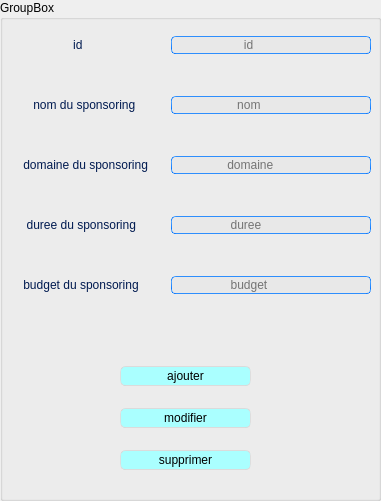
      <widget class="QGroupBox" name="ajouter">
       <property name="geometry">
        <rect>
         <x>10</x>
         <y>0</y>
         <width>381</width>
         <height>501</height>
        </rect>
       </property>
       <property name="styleSheet">
        <string notr="true">QMainWindow {
	background-color:#ffffff;
}
QTextEdit {
	border-width: 1px;
	border-style: solid;
	border-color: qlineargradient(spread:pad, x1:0.5, y1:1, x2:0.5, y2:0, stop:0 rgba(0, 113, 255, 255), stop:1 rgba(91, 171, 252, 255));
}
QPlainTextEdit {
	border-width: 1px;
	border-style: solid;
	border-color: qlineargradient(spread:pad, x1:0.5, y1:1, x2:0.5, y2:0, stop:0 rgba(0, 113, 255, 255), stop:1 rgba(91, 171, 252, 255));
}
QToolButton {
	border-style: solid;
	border-top-color: qlineargradient(spread:pad, x1:0.5, y1:1, x2:0.5, y2:0, stop:0 rgb(215, 215, 215), stop:1 rgb(222, 222, 222));
	border-right-color: qlineargradient(spread:pad, x1:0, y1:0.5, x2:1, y2:0.5, stop:0 rgb(217, 217, 217), stop:1 rgb(227, 227, 227));
	border-left-color: qlineargradient(spread:pad, x1:0, y1:0.5, x2:1, y2:0.5, stop:0 rgb(227, 227, 227), stop:1 rgb(217, 217, 217));
	border-bottom-color: qlineargradient(spread:pad, x1:0.5, y1:1, x2:0.5, y2:0, stop:0 rgb(215, 215, 215), stop:1 rgb(222, 222, 222));
	border-width: 1px;
	border-radius: 5px;
	color: rgb(0,0,0);
	padding: 2px;
	background-color: rgb(255,255,255);
}
QToolButton:hover{
	border-style: solid;
	border-top-color: qlineargradient(spread:pad, x1:0.5, y1:1, x2:0.5, y2:0, stop:0 rgb(195, 195, 195), stop:1 rgb(222, 222, 222));
	border-right-color: qlineargradient(spread:pad, x1:0, y1:0.5, x2:1, y2:0.5, stop:0 rgb(197, 197, 197), stop:1 rgb(227, 227, 227));
	border-left-color: qlineargradient(spread:pad, x1:0, y1:0.5, x2:1, y2:0.5, stop:0 rgb(227, 227, 227), stop:1 rgb(197, 197, 197));
	border-bottom-color: qlineargradient(spread:pad, x1:0.5, y1:1, x2:0.5, y2:0, stop:0 rgb(195, 195, 195), stop:1 rgb(222, 222, 222));
	border-width: 1px;
	border-radius: 5px;
	color: rgb(0,0,0);
	padding: 2px;
	background-color: rgb(255,255,255);
}
QToolButton:pressed{
	border-style: solid;
	border-top-color: qlineargradient(spread:pad, x1:0.5, y1:1, x2:0.5, y2:0, stop:0 rgb(215, 215, 215), stop:1 rgb(222, 222, 222));
	border-right-color: qlineargradient(spread:pad, x1:0, y1:0.5, x2:1, y2:0.5, stop:0 rgb(217, 217, 217), stop:1 rgb(227, 227, 227));
	border-left-color: qlineargradient(spread:pad, x1:0, y1:0.5, x2:1, y2:0.5, stop:0 rgb(227, 227, 227), stop:1 rgb(217, 217, 217));
	border-bottom-color: qlineargradient(spread:pad, x1:0.5, y1:1, x2:0.5, y2:0, stop:0 rgb(215, 215, 215), stop:1 rgb(222, 222, 222));
	border-width: 1px;
	border-radius: 5px;
	color: rgb(0,0,0);
	padding: 2px;
	background-color: rgb(142,142,142);
}
QPushButton{
	border-style: solid;
	border-top-color: qlineargradient(spread:pad, x1:0.5, y1:1, x2:0.5, y2:0, stop:0 rgb(215, 215, 215), stop:1 rgb(222, 222, 222));
	border-right-color: qlineargradient(spread:pad, x1:0, y1:0.5, x2:1, y2:0.5, stop:0 rgb(217, 217, 217), stop:1 rgb(227, 227, 227));
	border-left-color: qlineargradient(spread:pad, x1:0, y1:0.5, x2:1, y2:0.5, stop:0 rgb(227, 227, 227), stop:1 rgb(217, 217, 217));
	border-bottom-color: qlineargradient(spread:pad, x1:0.5, y1:1, x2:0.5, y2:0, stop:0 rgb(215, 215, 215), stop:1 rgb(222, 222, 222));
	border-width: 1px;
	border-radius: 5px;
	color: rgb(0,0,0);
	padding: 2px;
	background-color: rgb(255,255,255);
}
QPushButton::default{
	border-style: solid;
	border-top-color: qlineargradient(spread:pad, x1:0.5, y1:1, x2:0.5, y2:0, stop:0 rgb(215, 215, 215), stop:1 rgb(222, 222, 222));
	border-right-color: qlineargradient(spread:pad, x1:0, y1:0.5, x2:1, y2:0.5, stop:0 rgb(217, 217, 217), stop:1 rgb(227, 227, 227));
	border-left-color: qlineargradient(spread:pad, x1:0, y1:0.5, x2:1, y2:0.5, stop:0 rgb(227, 227, 227), stop:1 rgb(217, 217, 217));
	border-bottom-color: qlineargradient(spread:pad, x1:0.5, y1:1, x2:0.5, y2:0, stop:0 rgb(215, 215, 215), stop:1 rgb(222, 222, 222));
	border-width: 1px;
	border-radius: 5px;
	color: rgb(0,0,0);
	padding: 2px;
	background-color: rgb(255,255,255);
}
QPushButton:hover{
	border-style: solid;
	border-top-color: qlineargradient(spread:pad, x1:0.5, y1:1, x2:0.5, y2:0, stop:0 rgb(195, 195, 195), stop:1 rgb(222, 222, 222));
	border-right-color: qlineargradient(spread:pad, x1:0, y1:0.5, x2:1, y2:0.5, stop:0 rgb(197, 197, 197), stop:1 rgb(227, 227, 227));
	border-left-color: qlineargradient(spread:pad, x1:0, y1:0.5, x2:1, y2:0.5, stop:0 rgb(227, 227, 227), stop:1 rgb(197, 197, 197));
	border-bottom-color: qlineargradient(spread:pad, x1:0.5, y1:1, x2:0.5, y2:0, stop:0 rgb(195, 195, 195), stop:1 rgb(222, 222, 222));
	border-width: 1px;
	border-radius: 5px;
	color: rgb(0,0,0);
	padding: 2px;
	background-color: rgb(255,255,255);
}
QPushButton:pressed{
	border-style: solid;
	border-top-color: qlineargradient(spread:pad, x1:0.5, y1:1, x2:0.5, y2:0, stop:0 rgb(215, 215, 215), stop:1 rgb(222, 222, 222));
	border-right-color: qlineargradient(spread:pad, x1:0, y1:0.5, x2:1, y2:0.5, stop:0 rgb(217, 217, 217), stop:1 rgb(227, 227, 227));
	border-left-color: qlineargradient(spread:pad, x1:0, y1:0.5, x2:1, y2:0.5, stop:0 rgb(227, 227, 227), stop:1 rgb(217, 217, 217));
	border-bottom-color: qlineargradient(spread:pad, x1:0.5, y1:1, x2:0.5, y2:0, stop:0 rgb(215, 215, 215), stop:1 rgb(222, 222, 222));
	border-width: 1px;
	border-radius: 5px;
	color: rgb(0,0,0);
	padding: 2px;
	background-color: rgb(142,142,142);
}
QPushButton:disabled{
	border-style: solid;
	border-top-color: qlineargradient(spread:pad, x1:0.5, y1:1, x2:0.5, y2:0, stop:0 rgb(215, 215, 215), stop:1 rgb(222, 222, 222));
	border-right-color: qlineargradient(spread:pad, x1:0, y1:0.5, x2:1, y2:0.5, stop:0 rgb(217, 217, 217), stop:1 rgb(227, 227, 227));
	border-left-color: qlineargradient(spread:pad, x1:0, y1:0.5, x2:1, y2:0.5, stop:0 rgb(227, 227, 227), stop:1 rgb(217, 217, 217));
	border-bottom-color: qlineargradient(spread:pad, x1:0.5, y1:1, x2:0.5, y2:0, stop:0 rgb(215, 215, 215), stop:1 rgb(222, 222, 222));
	border-width: 1px;
	border-radius: 5px;
	color: #808086;
	padding: 2px;
	background-color: rgb(142,142,142);
}
QLineEdit {
	border-width: 1px; border-radius: 4px;
	border-style: solid;
	border-color: qlineargradient(spread:pad, x1:0.5, y1:1, x2:0.5, y2:0, stop:0 rgba(0, 113, 255, 255), stop:1 rgba(91, 171, 252, 255));
}
QLabel {
	color: #000000;
}
QLCDNumber {
	color: rgb(0, 113, 255, 255);
}
QProgressBar {
	text-align: center;
	color: rgb(240, 240, 240);
	border-width: 1px; 
	border-radius: 10px;
	border-color: rgb(230, 230, 230);
	border-style: solid;
	background-color:rgb(207,207,207);
}
QProgressBar::chunk {
	background-color: qlineargradient(spread:pad, x1:0.5, y1:1, x2:0.5, y2:0, stop:0 rgba(49, 147, 250, 255), stop:1 rgba(34, 142, 255, 255));
	border-radius: 10px;
}
QMenuBar {
	background-color: qlineargradient(spread:pad, x1:0.5, y1:1, x2:0.5, y2:0, stop:0 rgba(207, 209, 207, 255), stop:1 rgba(230, 229, 230, 255));
}
QMenuBar::item {
	color: #000000;
  	spacing: 3px;
  	padding: 1px 4px;
	background-color: qlineargradient(spread:pad, x1:0.5, y1:1, x2:0.5, y2:0, stop:0 rgba(207, 209, 207, 255), stop:1 rgba(230, 229, 230, 255));
}

QMenuBar::item:selected {
  	background-color: qlineargradient(spread:pad, x1:0.5, y1:1, x2:0.5, y2:0, stop:0 rgba(0, 113, 255, 255), stop:1 rgba(91, 171, 252, 255));
	color: #FFFFFF;
}
QMenu::item:selected {
	border-style: solid;
	border-top-color: transparent;
	border-right-color: transparent;
	border-left-color: qlineargradient(spread:pad, x1:0.5, y1:1, x2:0.5, y2:0, stop:0 rgba(0, 113, 255, 255), stop:1 rgba(91, 171, 252, 255));
	border-bottom-color: transparent;
	border-left-width: 2px;
	color: #000000;
	padding-left:15px;
	padding-top:4px;
	padding-bottom:4px;
	padding-right:7px;
}
QMenu::item {
	border-style: solid;
	border-top-color: transparent;
	border-right-color: transparent;
	border-left-color: transparent;
	border-bottom-color: transparent;
	border-bottom-width: 1px;
	color: #000000;
	padding-left:17px;
	padding-top:4px;
	padding-bottom:4px;
	padding-right:7px;
}
QTabWidget {
	color:rgb(0,0,0);
	background-color:#000000;
}
QTabWidget::pane {
		border-color: rgb(223,223,223);
		background-color:rgb(226,226,226);
		border-style: solid;
		border-width: 2px;
    	border-radius: 6px;
}
QTabBar::tab:first {
	border-style: solid;
	border-left-width:1px;
	border-right-width:0px;
	border-top-width:1px;
	border-bottom-width:1px;
	border-top-color: rgb(209,209,209);
	border-left-color: qlineargradient(spread:pad, x1:0.5, y1:1, x2:0.5, y2:0, stop:0 rgba(209, 209, 209, 209), stop:1 rgba(229, 229, 229, 229));
	border-bottom-color: rgb(229,229,229);
	border-top-left-radius: 4px;
	border-bottom-left-radius: 4px;
	color: #000000;
	padding: 3px;
	margin-left:0px;
	background-color: qlineargradient(spread:pad, x1:0.5, y1:1, x2:0.5, y2:0, stop:0 rgba(247, 247, 247, 255), stop:1 rgba(255, 255, 255, 255));
}
QTabBar::tab:last {
	border-style: solid;
	border-width:1px;
	border-top-color: rgb(209,209,209);
	border-left-color: qlineargradient(spread:pad, x1:0.5, y1:1, x2:0.5, y2:0, stop:0 rgba(209, 209, 209, 209), stop:1 rgba(229, 229, 229, 229));
	border-right-color: qlineargradient(spread:pad, x1:0.5, y1:1, x2:0.5, y2:0, stop:0 rgba(209, 209, 209, 209), stop:1 rgba(229, 229, 229, 229));
	border-bottom-color: rgb(229,229,229);
	border-top-right-radius: 4px;
	border-bottom-right-radius: 4px;
	color: #000000;
	padding: 3px;
	margin-left:0px;
	background-color: qlineargradient(spread:pad, x1:0.5, y1:1, x2:0.5, y2:0, stop:0 rgba(247, 247, 247, 255), stop:1 rgba(255, 255, 255, 255));
}
QTabBar::tab {
	border-style: solid;
	border-top-width:1px;
	border-bottom-width:1px;
	border-left-width:1px;
	border-top-color: rgb(209,209,209);
	border-left-color: qlineargradient(spread:pad, x1:0.5, y1:1, x2:0.5, y2:0, stop:0 rgba(209, 209, 209, 209), stop:1 rgba(229, 229, 229, 229));
	border-bottom-color: rgb(229,229,229);
	color: #000000;
	padding: 3px;
	margin-left:0px;
	background-color: qlineargradient(spread:pad, x1:0.5, y1:1, x2:0.5, y2:0, stop:0 rgba(247, 247, 247, 255), stop:1 rgba(255, 255, 255, 255));
}
QTabBar::tab:selected, QTabBar::tab:last:selected, QTabBar::tab:hover {
  	border-style: solid;
  	border-left-width:1px;
	border-right-color: transparent;
	border-top-color: rgb(209,209,209);
	border-left-color: qlineargradient(spread:pad, x1:0.5, y1:1, x2:0.5, y2:0, stop:0 rgba(209, 209, 209, 209), stop:1 rgba(229, 229, 229, 229));
	border-bottom-color: rgb(229,229,229);
	color: #FFFFFF;
	padding: 3px;
	margin-left:0px;
	background-color: qlineargradient(spread:pad, x1:0.5, y1:1, x2:0.5, y2:0, stop:0 rgba(0, 113, 255, 255), stop:1 rgba(91, 171, 252, 255));
}

QTabBar::tab:selected, QTabBar::tab:first:selected, QTabBar::tab:hover {
  	border-style: solid;
  	border-left-width:1px;
  	border-bottom-width:1px;
  	border-top-width:1px;
	border-right-color: transparent;
	border-top-color: rgb(209,209,209);
	border-left-color: qlineargradient(spread:pad, x1:0.5, y1:1, x2:0.5, y2:0, stop:0 rgba(209, 209, 209, 209), stop:1 rgba(229, 229, 229, 229));
	border-bottom-color: rgb(229,229,229);
	color: #FFFFFF;
	padding: 3px;
	margin-left:0px;
	background-color: qlineargradient(spread:pad, x1:0.5, y1:1, x2:0.5, y2:0, stop:0 rgba(0, 113, 255, 255), stop:1 rgba(91, 171, 252, 255));
}

QCheckBox {
	color: #000000;
	padding: 2px;
}
QCheckBox:disabled {
	color: #808086;
	padding: 2px;
}

QCheckBox:hover {
	border-radius:4px;
	border-style:solid;
	padding-left: 1px;
	padding-right: 1px;
	padding-bottom: 1px;
	padding-top: 1px;
	border-width:1px;
	border-color: transparent;
}
QCheckBox::indicator:checked {

	height: 10px;
	width: 10px;
	border-style:solid;
	border-width: 1px;
	border-color: qlineargradient(spread:pad, x1:0.5, y1:1, x2:0.5, y2:0, stop:0 rgba(0, 113, 255, 255), stop:1 rgba(91, 171, 252, 255));
	color: #000000;
	background-color: qlineargradient(spread:pad, x1:0.5, y1:1, x2:0.5, y2:0, stop:0 rgba(0, 113, 255, 255), stop:1 rgba(91, 171, 252, 255));
}
QCheckBox::indicator:unchecked {

	height: 10px;
	width: 10px;
	border-style:solid;
	border-width: 1px;
	border-color: qlineargradient(spread:pad, x1:0.5, y1:1, x2:0.5, y2:0, stop:0 rgba(0, 113, 255, 255), stop:1 rgba(91, 171, 252, 255));
	color: #000000;
}
QRadioButton {
	color: 000000;
	padding: 1px;
}
QRadioButton::indicator:checked {
	height: 10px;
	width: 10px;
	border-style:solid;
	border-radius:5px;
	border-width: 1px;
	border-color: qlineargradient(spread:pad, x1:0.5, y1:1, x2:0.5, y2:0, stop:0 rgba(0, 113, 255, 255), stop:1 rgba(91, 171, 252, 255));
	color: #a9b7c6;
	background-color: qlineargradient(spread:pad, x1:0.5, y1:1, x2:0.5, y2:0, stop:0 rgba(0, 113, 255, 255), stop:1 rgba(91, 171, 252, 255));
}
QRadioButton::indicator:!checked {
	height: 10px;
	width: 10px;
	border-style:solid;
	border-radius:5px;
	border-width: 1px;
	border-color: qlineargradient(spread:pad, x1:0.5, y1:1, x2:0.5, y2:0, stop:0 rgba(0, 113, 255, 255), stop:1 rgba(91, 171, 252, 255));
	color: #a9b7c6;
	background-color: transparent;
}
QStatusBar {
	color:#027f7f;
}
QSpinBox {
	border-style: solid;
	border-width: 1px;
	border-color: qlineargradient(spread:pad, x1:0.5, y1:1, x2:0.5, y2:0, stop:0 rgba(0, 113, 255, 255), stop:1 rgba(91, 171, 252, 255));
}
QDoubleSpinBox {
	border-style: solid;
	border-width: 1px;
	border-color: qlineargradient(spread:pad, x1:0.5, y1:1, x2:0.5, y2:0, stop:0 rgba(0, 113, 255, 255), stop:1 rgba(91, 171, 252, 255));
}
QTimeEdit {
	border-style: solid;
	border-width: 1px;
	border-color: qlineargradient(spread:pad, x1:0.5, y1:1, x2:0.5, y2:0, stop:0 rgba(0, 113, 255, 255), stop:1 rgba(91, 171, 252, 255));
}
QDateTimeEdit {
	border-style: solid;
	border-width: 1px;
	border-color: qlineargradient(spread:pad, x1:0.5, y1:1, x2:0.5, y2:0, stop:0 rgba(0, 113, 255, 255), stop:1 rgba(91, 171, 252, 255));
}
QDateEdit {
	border-style: solid;
	border-width: 1px;
	border-color: qlineargradient(spread:pad, x1:0.5, y1:1, x2:0.5, y2:0, stop:0 rgba(0, 113, 255, 255), stop:1 rgba(91, 171, 252, 255));
}

QToolBox {
	color: #a9b7c6;
	background-color:#000000;
}
QToolBox::tab {
	color: #a9b7c6;
	background-color:#000000;
}
QToolBox::tab:selected {
	color: #FFFFFF;
	background-color:#000000;
}
QScrollArea {
	color: #FFFFFF;
	background-color:#000000;
}
QSlider::groove:horizontal {
	height: 5px;
	background-color: qlineargradient(spread:pad, x1:0.5, y1:1, x2:0.5, y2:0, stop:0 rgba(49, 147, 250, 255), stop:1 rgba(34, 142, 255, 255));
}
QSlider::groove:vertical {
	width: 5px;
	background-color: qlineargradient(spread:pad, x1:0.5, y1:1, x2:0.5, y2:0, stop:0 rgba(49, 147, 250, 255), stop:1 rgba(34, 142, 255, 255));
}
QSlider::handle:horizontal {
	background: rgb(253,253,253);
	border-style: solid;
	border-width: 1px;
	border-color: rgb(207,207,207);
	width: 12px;
	margin: -5px 0;
	border-radius: 7px;
}
QSlider::handle:vertical {
	background: rgb(253,253,253);
	border-style: solid;
	border-width: 1px;
	border-color: rgb(207,207,207);
	height: 12px;
	margin: 0 -5px;
	border-radius: 7px;
}
QSlider::add-page:horizontal {
    background: rgb(181,181,181);
}
QSlider::add-page:vertical {
    background: rgb(181,181,181);
}
QSlider::sub-page:horizontal {
    background-color: qlineargradient(spread:pad, x1:0.5, y1:1, x2:0.5, y2:0, stop:0 rgba(49, 147, 250, 255), stop:1 rgba(34, 142, 255, 255));
}
QSlider::sub-page:vertical {
    background-color: qlineargradient(spread:pad, y1:0.5, x1:1, y2:0.5, x2:0, stop:0 rgba(49, 147, 250, 255), stop:1 rgba(34, 142, 255, 255));
}
QScrollBar:horizontal {
	max-height: 20px;
	border: 1px transparent grey;
	margin: 0px 20px 0px 20px;
}
QScrollBar:vertical {
	max-width: 20px;
	border: 1px transparent grey;
	margin: 20px 0px 20px 0px;
}
QScrollBar::handle:horizontal {
	background: rgb(253,253,253);
	border-style: solid;
	border-width: 1px;
	border-color: rgb(207,207,207);
	border-radius: 7px;
	min-width: 25px;
}
QScrollBar::handle:horizontal:hover {
	background: rgb(253,253,253);
	border-style: solid;
	border-width: 1px;
	border-color: rgb(147, 200, 200);
	border-radius: 7px;
	min-width: 25px;
}
QScrollBar::handle:vertical {
	background: rgb(253,253,253);
	border-style: solid;
	border-width: 1px;
	border-color: rgb(207,207,207);
	border-radius: 7px;
	min-height: 25px;
}
QScrollBar::handle:vertical:hover {
	background: rgb(253,253,253);
	border-style: solid;
	border-width: 1px;
	border-color: rgb(147, 200, 200);
	border-radius: 7px;
	min-height: 25px;
}
QScrollBar::add-line:horizontal {
   border: 2px transparent grey;
   border-top-right-radius: 7px;
   border-bottom-right-radius: 7px;
   background: rgba(34, 142, 255, 255);
   width: 20px;
   subcontrol-position: right;
   subcontrol-origin: margin;
}
QScrollBar::add-line:horizontal:pressed {
   border: 2px transparent grey;
   border-top-right-radius: 7px;
   border-bottom-right-radius: 7px;
   background: rgb(181,181,181);
   width: 20px;
   subcontrol-position: right;
   subcontrol-origin: margin;
}
QScrollBar::add-line:vertical {
   border: 2px transparent grey;
   border-bottom-left-radius: 7px;
   border-bottom-right-radius: 7px;
   background: rgba(34, 142, 255, 255);
   height: 20px;
   subcontrol-position: bottom;
   subcontrol-origin: margin;
}
QScrollBar::add-line:vertical:pressed {
   border: 2px transparent grey;
   border-bottom-left-radius: 7px;
   border-bottom-right-radius: 7px;
   background: rgb(181,181,181);
   height: 20px;
   subcontrol-position: bottom;
   subcontrol-origin: margin;
}
QScrollBar::sub-line:horizontal {
   border: 2px transparent grey;
   border-top-left-radius: 7px;
   border-bottom-left-radius: 7px;
   background: rgba(34, 142, 255, 255);
   width: 20px;
   subcontrol-position: left;
   subcontrol-origin: margin;
}
QScrollBar::sub-line:horizontal:pressed {
   border: 2px transparent grey;
   border-top-left-radius: 7px;
   border-bottom-left-radius: 7px;
   background: rgb(181,181,181);
   width: 20px;
   subcontrol-position: left;
   subcontrol-origin: margin;
}
QScrollBar::sub-line:vertical {
   border: 2px transparent grey;
   border-top-left-radius: 7px;
   border-top-right-radius: 7px;
   background: rgba(34, 142, 255, 255);
   height: 20px;
   subcontrol-position: top;
   subcontrol-origin: margin;
}
QScrollBar::sub-line:vertical:pressed {
   border: 2px transparent grey;
   border-top-left-radius: 7px;
   border-top-right-radius: 7px;
   background: rgb(181,181,181);
   height: 20px;
   subcontrol-position: top;
   subcontrol-origin: margin;
}
QScrollBar::left-arrow:horizontal {
   border: 1px transparent grey;
   border-top-left-radius: 3px;
   border-bottom-left-radius: 3px;
   width: 6px;
   height: 6px;
   background: white;
}
QScrollBar::right-arrow:horizontal {
   border: 1px transparent grey;
   border-top-right-radius: 3px;
   border-bottom-right-radius: 3px;
   width: 6px;
   height: 6px;
   background: white;
}
QScrollBar::up-arrow:vertical {
   border: 1px transparent grey;
   border-top-left-radius: 3px;
   border-top-right-radius: 3px;
   width: 6px;
   height: 6px;
   background: white;
}
QScrollBar::down-arrow:vertical {
   border: 1px transparent grey;
   border-bottom-left-radius: 3px;
   border-bottom-right-radius: 3px;
   width: 6px;
   height: 6px;
   background: white;
}
QScrollBar::add-page:horizontal, QScrollBar::sub-page:horizontal {
   background: none;
}
QScrollBar::add-page:vertical, QScrollBar::sub-page:vertical {
   background: none;
}</string>
       </property>
       <property name="title">
        <string>GroupBox</string>
       </property>
       <widget class="QWidget" name="gridLayoutWidget">
        <property name="geometry">
         <rect>
          <x>10</x>
          <y>0</y>
          <width>361</width>
          <height>331</height>
         </rect>
        </property>
        <layout class="QGridLayout" name="gridLayout">
         <item row="3" column="1">
          <widget class="QLineEdit" name="duree">
           <property name="styleSheet">
            <string notr="true">background-color: rgb(232, 232, 232);</string>
           </property>
           <property name="placeholderText">
            <string>                 duree</string>
           </property>
          </widget>
         </item>
         <item row="0" column="0">
          <widget class="QLabel" name="label_2">
           <property name="styleSheet">
            <string notr="true">color: rgb(0, 26, 80);</string>
           </property>
           <property name="text">
            <string>                   id</string>
           </property>
          </widget>
         </item>
         <item row="3" column="0">
          <widget class="QLabel" name="label_6">
           <property name="styleSheet">
            <string notr="true">color: rgb(0, 26, 80);</string>
           </property>
           <property name="text">
            <string>     duree du sponsoring</string>
           </property>
          </widget>
         </item>
         <item row="2" column="1">
          <widget class="QLineEdit" name="domaine">
           <property name="styleSheet">
            <string notr="true">background-color: rgb(232, 232, 232);</string>
           </property>
           <property name="placeholderText">
            <string>                domaine</string>
           </property>
          </widget>
         </item>
         <item row="0" column="1">
          <widget class="QLineEdit" name="id">
           <property name="styleSheet">
            <string notr="true">background-color: rgb(232, 232, 232);</string>
           </property>
           <property name="placeholderText">
            <string>                     id</string>
           </property>
          </widget>
         </item>
         <item row="1" column="0">
          <widget class="QLabel" name="label_4">
           <property name="styleSheet">
            <string notr="true">color: rgb(0, 26, 80);</string>
           </property>
           <property name="text">
            <string>       nom du sponsoring</string>
           </property>
          </widget>
         </item>
         <item row="4" column="1">
          <widget class="QLineEdit" name="budget">
           <property name="styleSheet">
            <string notr="true">background-color: rgb(232, 232, 232);</string>
           </property>
           <property name="placeholderText">
            <string>                 budget</string>
           </property>
          </widget>
         </item>
         <item row="4" column="0">
          <widget class="QLabel" name="label_3">
           <property name="styleSheet">
            <string notr="true">color: rgb(0, 26, 80);</string>
           </property>
           <property name="text">
            <string>    budget du sponsoring</string>
           </property>
          </widget>
         </item>
         <item row="2" column="0">
          <widget class="QLabel" name="label_5">
           <property name="styleSheet">
            <string notr="true">color: rgb(0, 26, 80);</string>
           </property>
           <property name="text">
            <string>    domaine du sponsoring     </string>
           </property>
          </widget>
         </item>
         <item row="1" column="1">
          <widget class="QLineEdit" name="nom">
           <property name="styleSheet">
            <string notr="true">background-color: rgb(232, 232, 232);</string>
           </property>
           <property name="placeholderText">
            <string>                   nom</string>
           </property>
          </widget>
         </item>
        </layout>
       </widget>
       <widget class="QWidget" name="verticalLayoutWidget">
        <property name="geometry">
         <rect>
          <x>120</x>
          <y>350</y>
          <width>131</width>
          <height>136</height>
         </rect>
        </property>
        <layout class="QVBoxLayout" name="verticalLayout">
         <item>
          <widget class="QPushButton" name="ajouter_2">
           <property name="styleSheet">
            <string notr="true">background-color: rgb(170, 255, 255);</string>
           </property>
           <property name="text">
            <string>ajouter</string>
           </property>
          </widget>
         </item>
         <item>
          <widget class="QPushButton" name="modif">
           <property name="styleSheet">
            <string notr="true">background-color: rgb(170, 255, 255);</string>
           </property>
           <property name="text">
            <string>modifier</string>
           </property>
          </widget>
         </item>
         <item>
          <widget class="QPushButton" name="supprimer_3">
           <property name="styleSheet">
            <string notr="true">background-color: rgb(170, 255, 255);</string>
           </property>
           <property name="text">
            <string>supprimer</string>
           </property>
          </widget>
         </item>
        </layout>
       </widget>
      </widget>
